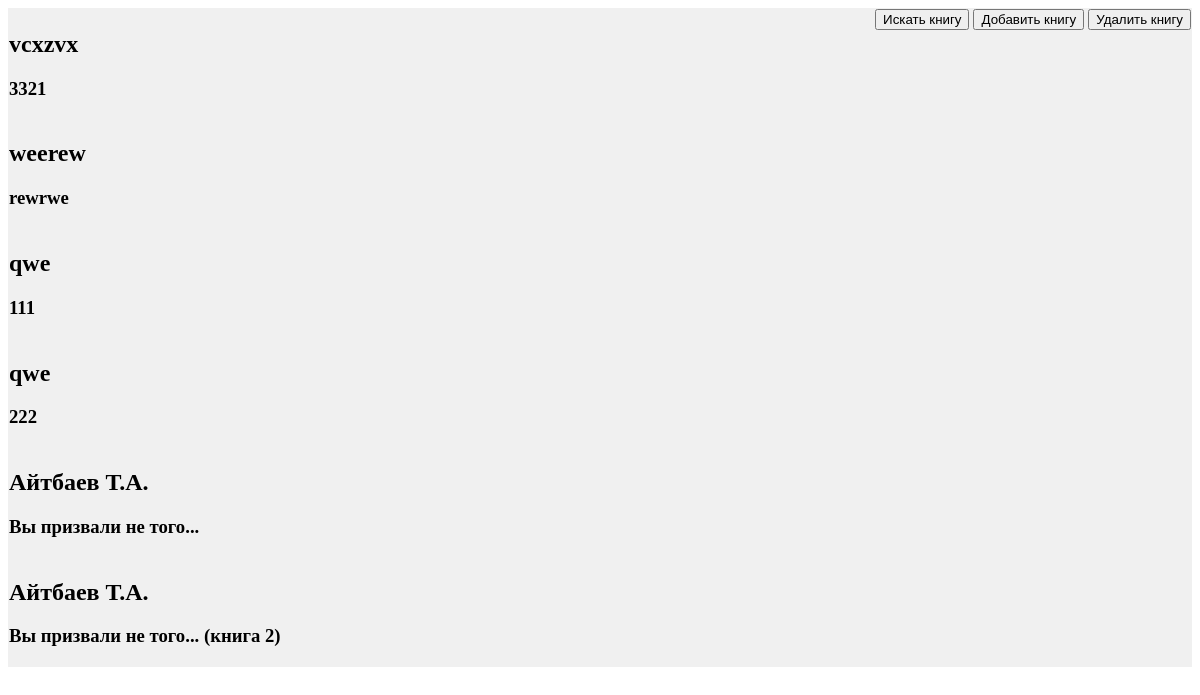
Page /allbooks/ on the earlier database version.
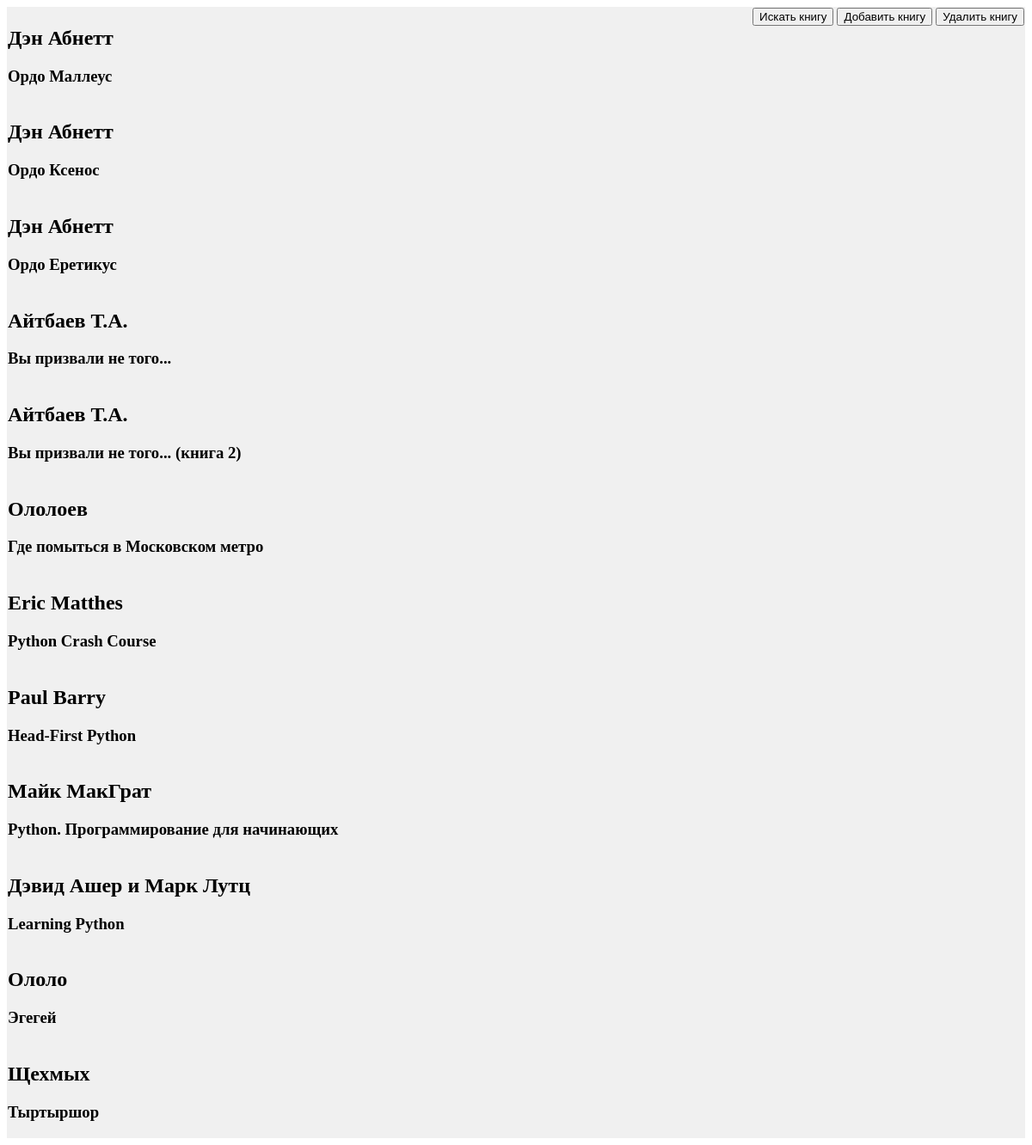
Same page on the later database version.
### library/models.py (models this page shows)
class Library(models.Model):
    author = models.CharField(max_length=120, null=False)
    book_name = models.CharField(max_length=120, null=False)
    description = models.CharField(max_length=1200, null=False)

### library/views.py (the view)
# urls.py: path('allbooks/', AllBooksView.as_view())
class AllBooksView(View):
    def get(self, request):
        books = Library.objects.all()
        return render(request, 'allbooks/index.html', {'books': books})

### library/templates/allbooks/index.html (shortened to what this page needs)
<!DOCTYPE html>
<html>
    <head>
    </head>
    <body>
        <aside>
            <blog2>
                <input type="submit" value="Искать книгу" onclick="location.href='../'">
                <input type="submit" value="Добавить книгу" onclick="location.href='../addbook/'">
                <input type="submit" value="Удалить книгу" onclick="location.href='../deletebook/'" >
            </blog2>
        </aside>
            {% for book in books %}
        <aside>
            <h2>{{ book.author }}</h2>
            <h3>{{ book.book_name }}</h3>
        </aside>
            {% endfor %}
    </body>
</html>

### library/templates/allbooks/index.html (style rules this page uses)
aside { background: #f0f0f0; padding: 1px; float: top; }
blog2 { float: right; display: inline-block; }

Differences in the rows shown:
removed Library: author "vcxzvx", book_name "3321"
removed Library: author "weerew", book_name "rewrwe"
removed Library: author "qwe", book_name "111"
removed Library: author "qwe", book_name "222"
added Library: author "Дэн Абнетт", book_name "Ордо Маллеус"
added Library: author "Дэн Абнетт", book_name "Ордо Ксенос"
added Library: author "Дэн Абнетт", book_name "Ордо Еретикус"
added Library: author "Ололоев", book_name "Где помыться в Московском метро"
added Library: author "Eric Matthes", book_name "Python Crash Course"
added Library: author "Paul Barry", book_name "Head-First Python"
added Library: author "Майк МакГрат", book_name "Python. Программирование для начинающих"
added Library: author "Дэвид Ашер и Марк Лутц", book_name "Learning Python"
added Library: author "Ололо", book_name "Эгегей"
added Library: author "Щехмых", book_name "Тыртыршор"
